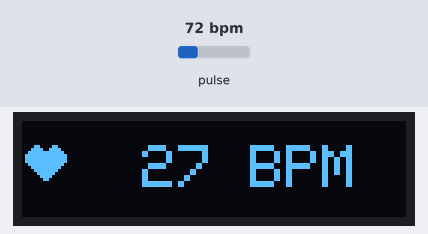
Bench run of a program on a simulated ESP32. On the bench: 128×32 one-colour display. The test bench sets the inputs (shaded band); at power-on: pulse 72 bpm. WiFi joins after 1.5 s; servers stay silent unless stated; no MQTT or app messages arrive unless stated; what the program prints to the serial monitor is not drawn.

Above: at 2.7 s.
2.8 s: pulse set to 42 bpm
At 5.5 s:
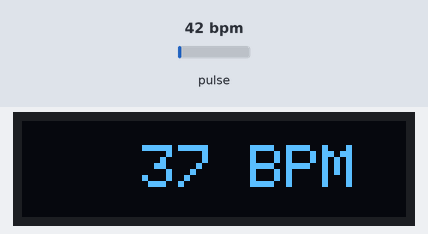
5.8 s: pulse set to 70 bpm
At 6.5 s:
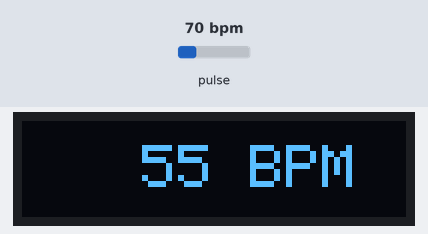
8.1 s: pulse set to 100 bpm
At 9.0 s:
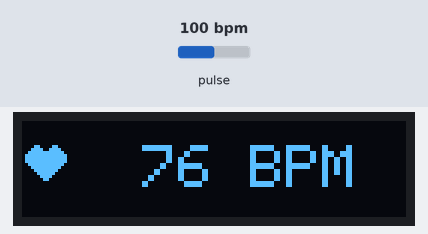
Timing chart, 0 to 11.1 s (numbered marks = the images above; inputs shaded):
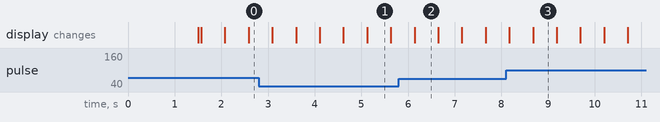

Measured:
- what the display in image 1 shows lasts 0.5 s, from 5.1 s to 5.6 s

The program:

main.cpp
```cpp
#include <Wire.h>
#include "MAX30105.h"
#include "heartRate.h"
#include <Adafruit_GFX.h>
#include <Adafruit_SSD1306.h>
#include <SPI.h>
#include <WiFi.h>
#include <PubSubClient.h>
#include <WiFiManager.h>

// ========================
// Heartrate Sensor Variables
// ========================
MAX30105 hr_sensor;

const byte BUFF_SIZE = 4;
byte rates[BUFF_SIZE];
byte rate_idx = 0;
unsigned long lastBeat = 0;

float beat_per_min;
int beatAvg = 0;

// ========================
// Display Variables
// ========================
#define SCREEN_WIDTH 128
#define SCREEN_HEIGHT 32
#define OLED_RESET 16
Adafruit_SSD1306 display(SCREEN_WIDTH, SCREEN_HEIGHT, &Wire, OLED_RESET);

// ========================
// Timing and Display Toggle
// ========================
unsigned long last_time = 0;
unsigned int period = 500;
bool togle = true;

// ========================
// WiFi & MQTT Configuration
// ========================
WiFiManager wm;

const char *mqtt_server = "<IP_SERVER>";
WiFiClient espClient;
PubSubClient client(espClient);
const char *watch_topic = "topic/heartrate";

TaskHandle_t mqttTaskHandle;

// ========================
// Heart icon bitmap (for OLED)
// ========================
const unsigned char heart[] PROGMEM = {
    0b00001100, 0b00110000,
    0b00011110, 0b01111000,
    0b00111111, 0b11111100,
    0b01111111, 0b11111110,
    0b01111111, 0b11111110,
    0b01111111, 0b11111110,
    0b00111111, 0b11111100,
    0b00011111, 0b11111000,
    0b00001111, 0b11110000,
    0b00000111, 0b11100000,
    0b00000011, 0b11000000,
    0b00000001, 0b10000000,
    0b00000000, 0b00000000,
    0b00000000, 0b00000000,
    0b00000000, 0b00000000,
    0b00000000, 0b00000000};

// ========================
// MQTT Reconnect Function
// ========================
void reconnect()
{
  static unsigned long lastAttempt = 0;
  if (millis() - lastAttempt < 5000)
    return;
  lastAttempt = millis();

  if (!client.connected())
  {
    Serial.print("Attempting MQTT connection...");
    if (client.connect("ESP32Client"))
    {
      Serial.println("connected");
      client.publish(watch_topic, "ESP32 connected!");
    }
    else
    {
      Serial.print("failed, rc=");
      Serial.println(client.state());
    }
  }
}

// ========================
// MQTT Task (runs on Core 1)
// ========================
void mqttTask(void *parameter)
{
  for (;;)
  {
    if (!client.connected())
      reconnect();

    client.loop();

    static unsigned long lastMsg = 0;
    if (millis() - lastMsg > 5000)
    {
      lastMsg = millis();

      char msg[10];
      sprintf(msg, "%d", beatAvg);
      client.publish(watch_topic, msg);
      Serial.printf("MQTT publish: %s\n", msg);
    }

    vTaskDelay(100 / portTICK_PERIOD_MS);
  }
}

// ========================
// Heart Rate Sensor Update
// ========================
void update_HearateSensor()
{
  unsigned long irVal = hr_sensor.getIR();

  if (checkForBeat(irVal))
  {
    unsigned long now = millis();
    unsigned long time_per_beat = now - lastBeat;
    lastBeat = now;

    beat_per_min = 60.0 * 1000.0 / time_per_beat;

    rates[rate_idx++] = (byte)beat_per_min;
    rate_idx %= BUFF_SIZE;

    beatAvg = 0;
    for (byte i = 0; i < BUFF_SIZE; i++)
      beatAvg += rates[i];
    beatAvg /= BUFF_SIZE;
  }

  if (irVal < 50000)
  {
    for (byte i = 0; i < BUFF_SIZE; i++)
      rates[i] = 0;
    beatAvg = 0;
  }
}

// ========================
// OLED Display Update
// ========================
void display_screen()
{
  display.clearDisplay();
  display.drawBitmap(0, 8, heart, 16, 16, (togle ? WHITE : BLACK));
  display.setCursor(40, 8);
  display.setTextSize(2);
  display.setTextColor(WHITE, BLACK);
  display.printf("%d BPM", beatAvg);
  display.display();
}

// ========================
// Setup
// ========================
void setup()
{
  Serial.begin(115200);
  Serial.println("\n[ESP32] Initializing...");

  // -------- WiFi Connect --------
  WiFi.mode(WIFI_STA);

  // เริ่ม Wi-Fi manager แบบ non-blocking
  wm.setTimeout(30); // ตั้งเวลาสำหรับ config portal เป็นวินาที
  if (!wm.autoConnect("AutoConnectAP", "password"))
  {
    Serial.println("Failed to connect, continuing anyway...");
  }
  Serial.print("Connecting to WiFi");

  // -------- MQTT Setup --------
  client.setServer(mqtt_server, 1883);
  // reconnect();

  // -------- Create MQTT Task (on Core 0) --------
  xTaskCreatePinnedToCore(
      mqttTask,
      "MQTT Task",
      4096,
      NULL,
      1,
      &mqttTaskHandle,
      0);

  // -------- Heartrate Sensor Init --------
  if (!hr_sensor.begin(Wire, I2C_SPEED_FAST))
  {
    Serial.println("MAX30102 not found. Check wiring!");
    while (1)
      vTaskDelay(1000 / portTICK_PERIOD_MS);
  }
  hr_sensor.setup();
  hr_sensor.setPulseAmplitudeGreen(0);
  hr_sensor.setPulseAmplitudeRed(0x26);
  Serial.println("Heart rate sensor initialized.");

  // -------- OLED Display Init --------
  if (!display.begin(SSD1306_SWITCHCAPVCC, 0x3C))
  {
    Serial.println("SSD1306 not found. Check wiring!");
    while (1)
      vTaskDelay(1000 / portTICK_PERIOD_MS);
  }
  display.clearDisplay();
  display.display();

  Serial.println("System Ready ✅");
}

// ========================
// Main Loop (Core 0)
// ========================
void loop()
{
  update_HearateSensor();

  // // 🔹 ถ้า Wi-Fi ยังไม่เชื่อม ให้พยายามเชื่อมต่ออัตโนมัติ (non-blocking)
  // if (WiFi.status() != WL_CONNECTED)
  // {
  //   WiFi.mode(WIFI_STA);
  //   Serial.println("WiFi not connected, retrying...");
  //   wm.process(); // ให้ WiFiManager ทำงานเบื้องหลังโดยไม่บล็อก
  // }

  unsigned long now = millis();
  if (now - last_time >= period)
  {
    display_screen();
    last_time = now;
    togle = !togle;

    // 🔹 ถ้า Wi-Fi ยังไม่เชื่อม ให้พยายามเชื่อมต่ออัตโนมัติ (non-blocking)
    if (WiFi.status() != WL_CONNECTED)
    {
      WiFi.mode(WIFI_STA);
      Serial.println("WiFi not connected, retrying...");
      wm.process(); // ให้ WiFiManager ทำงานเบื้องหลังโดยไม่บล็อก
    }
  }


}
```
